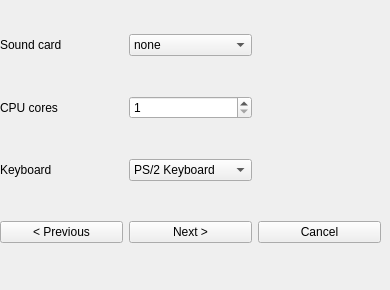
   <widget class="QWidget" name="page_9">
    <widget class="QWidget" name="gridLayoutWidget_9">
     <property name="geometry">
      <rect>
       <x>0</x>
       <y>0</y>
       <width>381</width>
       <height>281</height>
      </rect>
     </property>
     <layout class="QGridLayout" name="gridLayout_9">
      <item row="3" column="2">
       <widget class="QPushButton" name="pushButton_26">
        <property name="text">
         <string>Cancel</string>
        </property>
       </widget>
      </item>
      <item row="0" column="1">
       <widget class="QComboBox" name="comboBox_12">
        <item>
         <property name="text">
          <string>none</string>
         </property>
        </item>
        <item>
         <property name="text">
          <string>sb16</string>
         </property>
        </item>
        <item>
         <property name="text">
          <string>pcspk</string>
         </property>
        </item>
        <item>
         <property name="text">
          <string>intel-hda</string>
         </property>
        </item>
        <item>
         <property name="text">
          <string>gus</string>
         </property>
        </item>
        <item>
         <property name="text">
          <string>ES1370</string>
         </property>
        </item>
        <item>
         <property name="text">
          <string>cs4231a</string>
         </property>
        </item>
        <item>
         <property name="text">
          <string>adlib</string>
         </property>
        </item>
        <item>
         <property name="text">
          <string>AC97</string>
         </property>
        </item>
       </widget>
      </item>
      <item row="0" column="0">
       <widget class="QLabel" name="label_23">
        <property name="text">
         <string>Sound card</string>
        </property>
       </widget>
      </item>
      <item row="1" column="0">
       <widget class="QLabel" name="label_33">
        <property name="text">
         <string>CPU cores</string>
        </property>
       </widget>
      </item>
      <item row="1" column="1">
       <widget class="QSpinBox" name="spinBox_6">
        <property name="minimum">
         <number>1</number>
        </property>
        <property name="maximum">
         <number>8</number>
        </property>
       </widget>
      </item>
      <item row="3" column="1">
       <widget class="QPushButton" name="pushButton_27">
        <property name="text">
         <string>Next &gt;</string>
        </property>
       </widget>
      </item>
      <item row="3" column="0">
       <widget class="QPushButton" name="pushButton_28">
        <property name="text">
         <string>&lt; Previous</string>
        </property>
       </widget>
      </item>
      <item row="2" column="0">
       <widget class="QLabel" name="label_34">
        <property name="text">
         <string>Keyboard</string>
        </property>
       </widget>
      </item>
      <item row="2" column="1">
       <widget class="QComboBox" name="comboBox_16">
        <item>
         <property name="text">
          <string>PS/2 Keyboard</string>
         </property>
        </item>
        <item>
         <property name="text">
          <string>USB Keyboard</string>
         </property>
        </item>
       </widget>
      </item>
     </layout>
    </widget>
   </widget>
